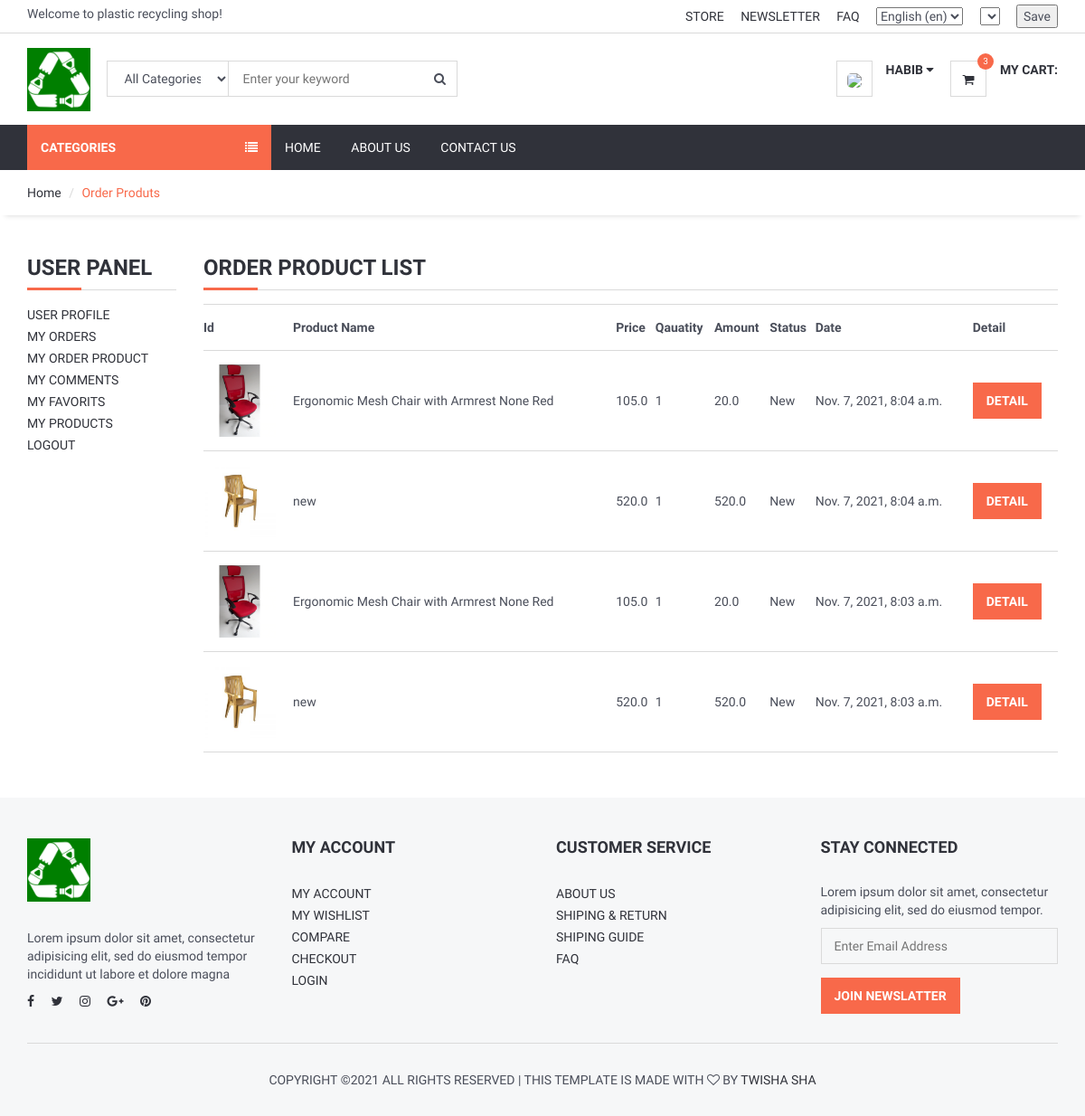
The app's page /user/orders_product/ (signed in) with its own data.
### order/models.py (models this page shows, shortened)
class OrderProduct(models.Model):
    STATUS = (
        ('New', 'New'),
        ('Accepted', 'Accepted'),
        ('Canceled', 'Canceled'),
    )
    order = models.ForeignKey(Order, on_delete=models.CASCADE)
    user = models.ForeignKey(User, on_delete=models.CASCADE)
    product = models.ForeignKey(Product, on_delete=models.CASCADE)
    variant = models.ForeignKey(Variants, on_delete=models.SET_NULL,blank=True, null=True) # relation with varinat
    quantity = models.IntegerField()
    price = models.FloatField()
    amount = models.FloatField()
    status = models.CharField(max_length=10, choices=STATUS, default='New')
    create_at = models.DateTimeField(auto_now_add=True)
    update_at = models.DateTimeField(auto_now=True)

### product/models.py (models this page shows, shortened)
class Variants(models.Model):
    title = models.CharField(max_length=100, blank=True,null=True)
    product = models.ForeignKey(Product, on_delete=models.CASCADE)
    color = models.ForeignKey(Color, on_delete=models.CASCADE,blank=True,null=True)
    size = models.ForeignKey(Size, on_delete=models.CASCADE,blank=True,null=True)
    image_id = models.IntegerField(blank=True,null=True,default=0)
    quantity = models.IntegerField(default=1)
    price = models.DecimalField(max_digits=12, decimal_places=2,default=0)
    def image(self):
        img = Images.objects.get(id=self.image_id)
        if img.id is not None:
             varimage=img.image.url
        else:
            varimage=""
        return varimage

class Images(models.Model):
    product=models.ForeignKey(Product,on_delete=models.CASCADE)
    title = models.CharField(max_length=50,blank=True)
    image = models.ImageField(blank=True, upload_to='images/')

class Product(models.Model):
    STATUS = (
        ('True', 'True'),
        ('False', 'False'),
    )
    VARIANTS = (
        ('None', 'None'),
        ('Size', 'Size'),
        ('Color', 'Color'),
        ('Size-Color', 'Size-Color'),
    )
    category = models.ForeignKey(Category, on_delete=models.CASCADE) #many to one relation with Category
    title = models.CharField(max_length=150)
    keywords = models.CharField(max_length=255)
    description = models.TextField(max_length=255)
    image=models.ImageField(upload_to='images/',null=False)
    price = models.DecimalField(max_digits=12, decimal_places=2,default=0)
    amount=models.IntegerField(default=0)
    minamount=models.IntegerField(default=3)
    variant=models.CharField(max_length=10,choices=VARIANTS, default='None')
    detail=RichTextUploadingField()
    slug = models.SlugField(null=False, unique=True)
    status=models.CharField(max_length=10,choices=STATUS)
    create_at=models.DateTimeField(auto_now_add=True)
    update_at=models.DateTimeField(auto_now=True)

class Color(models.Model):
    name = models.CharField(max_length=20)
    code = models.CharField(max_length=10, blank=True,null=True)
    def __str__(self):
        return self.name

### user/views.py (the view)
# urls.py: path('orders_product/', views.user_order_product, name='user_order_product'),
@login_required(login_url='/login') # Check login
def user_order_product(request):
    current_user = request.user
    order_product = OrderProduct.objects.filter(user_id=current_user.id).order_by('-id')
    context = {#'category': category,
               'order_product': order_product,
               }
    return render(request, 'user_order_products.html', context)

### home/templatetags/myapptags.py (called while the page is built)
@register.simple_tag
def shopcartcount(userid):
    count = ShopCart.objects.filter(user_id=userid).count()
    return count

### user/templates/user_order_products.html (shortened to what this page needs)
{% extends 'homebase.html' %}
{% block sidebar %} {% include 'sidebar.html' %} {% endblock %}
{% block body %}
    <div id="breadcrumb">
        <div class="container">
            <ul class="breadcrumb">
                <li><a href="/">Home</a></li>
                <li class="active">Order Produts</li>
            </ul>
        </div>
    </div>
    <div class="section">
        <div class="container">
            <div class="row">
                <div class="col-md-2">
                    {% include "user_panel.html" %}
                </div>
                <div class="col-md-10">
                    <div class="order-summary clearfix">
                        <div class="section-title">
                            <h3 class="title">Order Product List</h3>
                        </div>
                        <table class="shopping-cart-table table">
                            <tr>
                                <th class="text-left">Id </th>
                                <th class="text-left">Product Name </th>
                                <th class="text-left">Price </th>
                                <th class="text-left">Qauatity </th>
                                <th class="text-left">Amount </th>
                                <th class="text-left">Status </th>
                                <th class="text-left">Date </th>
                                <th class="text-left">Detail </th>
                            </tr>
                            {% for rs in order_product %}
                                <tr>
                                    <td class="text-left">
                                        <a href="/product/{{ rs.product_id }}/{{ rs.product.slug }}">
                                            {% if rs.variant.image_id > 0 %}
                                                <img src="{{rs.variant.image }}" alt="" style="height: 80px">
                                            {% else %}
                                                <img src="{{rs.product.image.url}}" alt="" style="height: 80px">
                                            {% endif %}
                                        </a>
                                    </td>
                                    <td>{{ rs.product.title}} {{ rs.variant.size }}   {{ rs.variant.color }}</td>
                                    <td class="text-left">{{ rs.price}} </td>
                                    <td class="text-left">{{ rs.quantity}} </td>
                                    <td class="text-left">{{ rs.amount}} </td>
                                    <td class="text-left">{{ rs.status}} </td>
                                    <td class="text-left">{{ rs.create_at}} </td>
                                    <td class="text-left"><a class="primary-btn" href="/user/order_product_detail/{{ rs.id }}/{{ rs.order.id}}"> Detail </a></td>
                                </tr>
                            {% endfor %}
                        </table>
                    </div>
                </div>
            </div>
        </div>
    </div>
{% endblock %}

### home/templates/homebase.html (shortened to what this page needs)
{% load i18n %}
<!DOCTYPE html>
<html lang="{{ LANGUAGE_CODE }}">
<head>
    {% load static %}
    <link type="text/css" rel="stylesheet" href="{% static '' %}css/bootstrap.min.css" />
    <link type="text/css" rel="stylesheet" href="{% static 'css/slick.css' %}" />
    <link type="text/css" rel="stylesheet" href="{% static '' %}css/slick-theme.css" />
    <link type="text/css" rel="stylesheet" href="{% static '' %}css/nouislider.min.css" />
    <link rel="stylesheet" href="{% static '' %}css/font-awesome.min.css">
    <link type="text/css" rel="stylesheet" href="{% static '' %}css/style.css" />
    <link rel="stylesheet" href="https://ajax.googleapis.com/ajax/libs/jqueryui/1.11.4/themes/smoothness/jquery-ui.css">
</head>
<body>
{% include 'header.html' %}
{% block sidebar %} {% endblock %}
{% block body %} {% endblock %}
{% include 'footer.html' %}
</body>
</html>

### home/templates/header.html (shortened to what this page needs)
{% load static %}
{% load i18n %}
{% load currency %}
<header>
    <div id="top-header">
        <div class="container">
            <div class="pull-left">
                <span>{% trans "Welcome to plastic recycling shop!" %}</span>
            </div>
            <div class="pull-right">
                <ul class="header-top-links">
                    <li><a href="#">{% trans "Store" %}</a></li>
                    <li><a href="#">{% trans "Newsletter" %}</a></li>
                    <li><a href="{% url 'faq' %}">{% trans "FAQ" %}</a></li>
                    <li class="dropdown default-dropdown">
                        <form action="{% url 'selectlanguage' %}" method="post">{% csrf_token %}
                            <select name="language" onchange="submit()" >
                                {% get_current_language as LANGUAGE_CODE %}
                                {% get_available_languages as LANGUAGES %}
                                {% get_language_info_list for LANGUAGES as languages %}
                                {% for language in languages %}
                                    <option value="{{ language.code }}"{% if language.code == LANGUAGE_CODE %} selected{% endif %}>
                                        {{ language.name_local }} ({{ language.code }})
                                    </option>
                                {% endfor %}
                            </select>
                        </form>
                    </li>
                    <li class="dropdown default-dropdown">
                        <form id="currency_switcher" method="POST" action="{% url 'selectcurrency' %}">
                            <select name="currency" onchange="submit()" >
                            </select>
                        </form>
                    </li>
                    <li class="dropdown default-dropdown">
                        <form id="currency_switcher" method="POST" action="{% url 'savelangcur' %}">
                            <input type="submit" value="Save" />
                        </form>
                    </li>
                </ul>
            </div>
        </div>
    </div>
    <div id="header">
        <div class="container">
            <div class="pull-left">
                <div class="header-logo">
                    <a class="logo" href="{% url 'home' %}">
                        <img src="{% static '' %}img/logo.png" alt="">
                    </a>
                </div>
                <div class="header-search">
                    <form action="/search/" method="post">
                        <input id="query" name="query" class="input search-input" type="text" placeholder="Enter your keyword">
                        <select name="catid"  class="input search-categories">
                            <option value="0">{% trans "All Categories" %}</option>
                        </select>
                        <button class="search-btn"><i class="fa fa-search"></i></button>
                    </form>
                </div>
            </div>
            <div class="pull-right" >
                <ul class="header-btns">
                    <li class="header-account dropdown default-dropdown">
                        {% if user.id is not None %}
                            <div class="dropdown-toggle" role="button" data-toggle="dropdown" aria-expanded="true">
                                <div class="header-btns-icon">
                                    <img src="{{ request.session.userimage }}" style="height: 40px; border-radius: 30%">
                                </div>
                                <strong class="text-uppercase">{{ user.first_name }} <i class="fa fa-caret-down"></i></strong>
                            </div>
                        {% else %}
                            <a href="{% url 'login' %}" class="text-uppercase">Login</a> / <a href="{% url 'signup' %}" class="text-uppercase">Sign Up</a>
                        {% endif %}
                    </li>
                    <li class="header-cart dropdown default-dropdown">
                        <a href="{% url 'shopcart'%}" >
                            <div class="header-btns-icon">
                                <i class="fa fa-shopping-cart"></i>
                                {% load myapptags %}
                                {% shopcartcount user.id as count %}
                                <span class="qty">{{ count }}</span>
                            </div>
                            <strong class="text-uppercase">{% trans "My Cart:" %}</strong>
                            <br>
                        </a>
                    </li>
                </ul>
            </div>
        </div>
    </div>
</header>

### home/templates/sidebar.html (shortened to what this page needs)
{% load static %}
{% load i18n %}
<div id="navigation">
    <div class="container">
        <div id="responsive-nav">
            {% if page %}
                <div class="category-nav">
            {% else %}
                <div class="category-nav show-on-click">
            {% endif %}
            <span class="category-header">{% trans "Categories" %} <i class="fa fa-list"></i></span>
            {% load myapptags %}
            </div>
            <div class="menu-nav">
                <ul class="menu-list">
                    <li><a href="{% url 'home' %}">{% trans "Home" %}</a></li>
                    <li><a href="{% url 'aboutus' %}">{% trans "About Us" %}</a></li>
                    <li><a href="{% url 'contactus' %}">{% trans "Contact Us" %}</a></li>
                </ul>
            </div>
            </div>
        </div>
    </div>

### user/templates/user_panel.html
<div class="billing-details">
    <div class="section-title">
        <h3 class="title">User Panel</h3>
    </div>
    <div class="aside">
    <ul class="list-links">
        <li><a href="/user">User Profile</a></li>
        <li><a href="/user/orders">My Orders</a></li>
        <li><a href="/user/orders_product">My Order Product</a></li>
        <li><a href="/user/comments">My Comments</a></li>
        <li><a href="/user/favorits">My Favorits</a></li>
        <li><a href="/user/products">My Products</a></li>
        <li><a href="/logout">Logout</a></li>
    </ul>
</div>
</div>

### home/templates/footer.html (shortened to what this page needs)
{% load static %}
	<footer id="footer" class="section section-grey">
		<div class="container">
			<div class="row">
				<div class="col-md-3 col-sm-6 col-xs-6">
					<div class="footer">
						<div class="footer-logo">
							<a class="logo" href="#">
		            <img src="{% static '' %}img/logo.png" alt="">
		          </a>
						</div>
						<p>Lorem ipsum dolor sit amet, consectetur adipisicing elit, sed do eiusmod tempor incididunt ut labore et dolore magna</p>
						<ul class="footer-social">
							<li><a href="#"><i class="fa fa-facebook"></i></a></li>
							<li><a href="#"><i class="fa fa-twitter"></i></a></li>
							<li><a href="#"><i class="fa fa-instagram"></i></a></li>
							<li><a href="#"><i class="fa fa-google-plus"></i></a></li>
							<li><a href="#"><i class="fa fa-pinterest"></i></a></li>
						</ul>
					</div>
				</div>
				<div class="col-md-3 col-sm-6 col-xs-6">
					<div class="footer">
						<h3 class="footer-header">My Account</h3>
						<ul class="list-links">
							<li><a href="#">My Account</a></li>
							<li><a href="#">My Wishlist</a></li>
							<li><a href="#">Compare</a></li>
							<li><a href="#">Checkout</a></li>
							<li><a href="#">Login</a></li>
						</ul>
					</div>
				</div>
				<div class="col-md-3 col-sm-6 col-xs-6">
					<div class="footer">
						<h3 class="footer-header">Customer Service</h3>
						<ul class="list-links">
							<li><a href="#">About Us</a></li>
							<li><a href="#">Shiping & Return</a></li>
							<li><a href="#">Shiping Guide</a></li>
							<li><a href="#">FAQ</a></li>
						</ul>
					</div>
				</div>
				<div class="col-md-3 col-sm-6 col-xs-6">
					<div class="footer">
						<h3 class="footer-header">Stay Connected</h3>
						<p>Lorem ipsum dolor sit amet, consectetur adipisicing elit, sed do eiusmod tempor.</p>
						<form>
							<div class="form-group">
								<input class="input" placeholder="Enter Email Address">
							</div>
							<button class="primary-btn">Join Newslatter</button>
						</form>
					</div>
				</div>
			</div>
			<hr>
			<div class="row">
				<div class="col-md-8 col-md-offset-2 text-center">
					<div class="footer-copyright">
						Copyright &copy;<script>document.write(new Date().getFullYear());</script> All rights reserved | This template is made with <i class="fa fa-heart-o" aria-hidden="true"></i> by <a href="" target="_blank">twisha sha</a>
					</div>
				</div>
			</div>
		</div>
	</footer>

### records on screen
OrderProduct: variant.image (picture), product "Ergonomic Mesh Chair with Armrest", variant.size "None", variant.color "Red", price "105.0", quantity "1", amount "20.0", status "New", create_at "Nov. 7, 2021, 8:04 a.m."
OrderProduct: product.image (picture), product "new", price "520.0", quantity "1", amount "520.0", status "New", create_at "Nov. 7, 2021, 8:04 a.m."
OrderProduct: variant.image (picture), product "Ergonomic Mesh Chair with Armrest", variant.size "None", variant.color "Red", price "105.0", quantity "1", amount "20.0", status "New", create_at "Nov. 7, 2021, 8:03 a.m."
OrderProduct: product.image (picture), product "new", price "520.0", quantity "1", amount "520.0", status "New", create_at "Nov. 7, 2021, 8:03 a.m."

### other values on screen
{{ user.first_name }} "HABIB"
{{ count }} "3"
form field language "English (en)"
